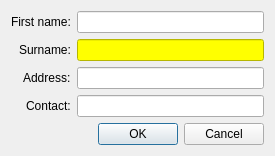
<?xml version="1.0" encoding="UTF-8"?>
<ui version="4.0">
 <class>ClientDetailDlg</class>
 <widget class="QDialog" name="ClientDetailDlg">
  <property name="geometry">
   <rect>
    <x>0</x>
    <y>0</y>
    <width>275</width>
    <height>153</height>
   </rect>
  </property>
  <property name="windowTitle">
   <string>Client data</string>
  </property>
  <layout class="QVBoxLayout" name="verticalLayout">
   <item>
    <layout class="QFormLayout" name="formLayout">
     <property name="labelAlignment">
      <set>Qt::AlignRight|Qt::AlignTrailing|Qt::AlignVCenter</set>
     </property>
     <item row="0" column="0">
      <widget class="QLabel" name="label">
       <property name="text">
        <string>First name:</string>
       </property>
      </widget>
     </item>
     <item row="0" column="1">
      <widget class="QLineEdit" name="nameEdit">
       <property name="styleSheet">
        <string notr="true"/>
       </property>
      </widget>
     </item>
     <item row="1" column="0">
      <widget class="QLabel" name="label_2">
       <property name="text">
        <string>Surname:</string>
       </property>
      </widget>
     </item>
     <item row="1" column="1">
      <widget class="QLineEdit" name="surnameEdit">
       <property name="styleSheet">
        <string notr="true">background: yellow</string>
       </property>
      </widget>
     </item>
     <item row="2" column="0">
      <widget class="QLabel" name="label_3">
       <property name="text">
        <string>Address:</string>
       </property>
      </widget>
     </item>
     <item row="2" column="1">
      <widget class="QLineEdit" name="addressEdit"/>
     </item>
     <item row="3" column="0">
      <widget class="QLabel" name="label_4">
       <property name="text">
        <string>Contact:</string>
       </property>
      </widget>
     </item>
     <item row="3" column="1">
      <widget class="QLineEdit" name="contactEdit"/>
     </item>
    </layout>
   </item>
   <item>
    <widget class="QDialogButtonBox" name="buttonBox">
     <property name="orientation">
      <enum>Qt::Horizontal</enum>
     </property>
     <property name="standardButtons">
      <set>QDialogButtonBox::Cancel|QDialogButtonBox::Ok</set>
     </property>
    </widget>
   </item>
  </layout>
 </widget>
 <resources/>
 <connections>
  <connection>
   <sender>buttonBox</sender>
   <signal>rejected()</signal>
   <receiver>ClientDetailDlg</receiver>
   <slot>reject()</slot>
   <hints>
    <hint type="sourcelabel">
     <x>316</x>
     <y>260</y>
    </hint>
    <hint type="destinationlabel">
     <x>286</x>
     <y>274</y>
    </hint>
   </hints>
  </connection>
 </connections>
</ui>
